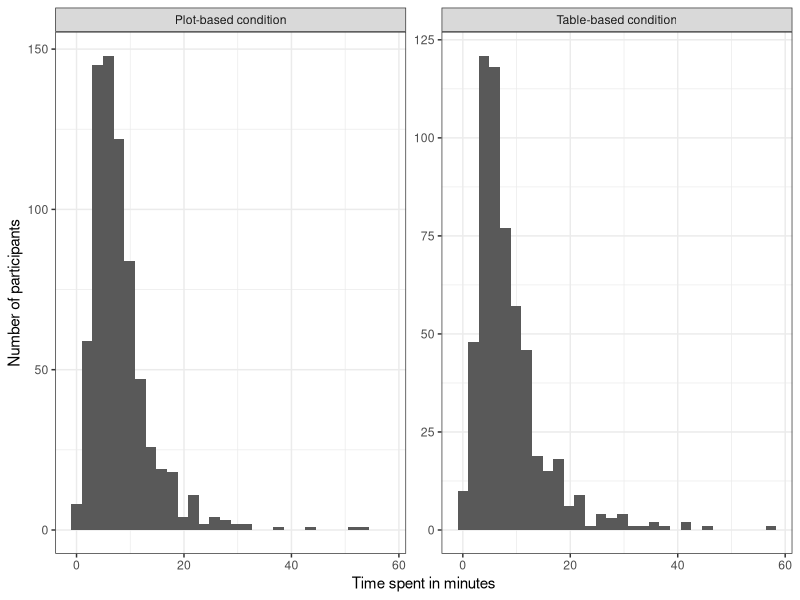
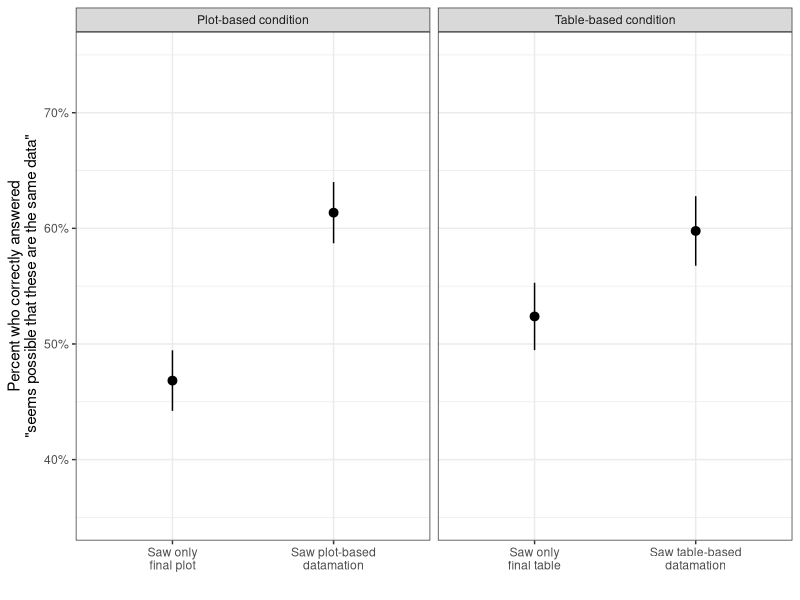
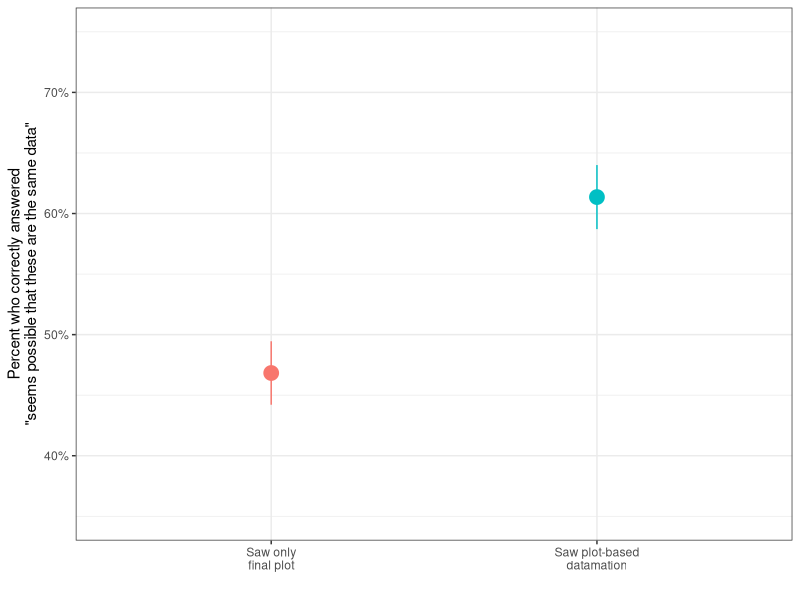
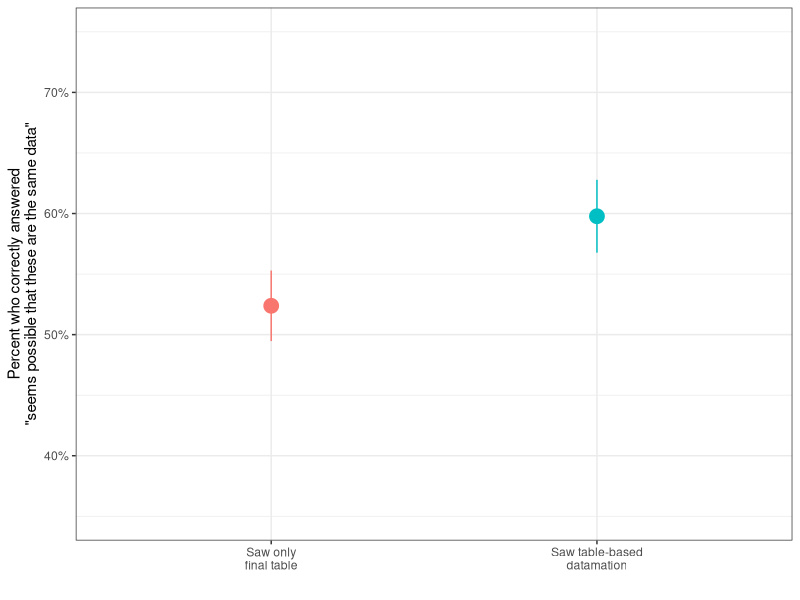
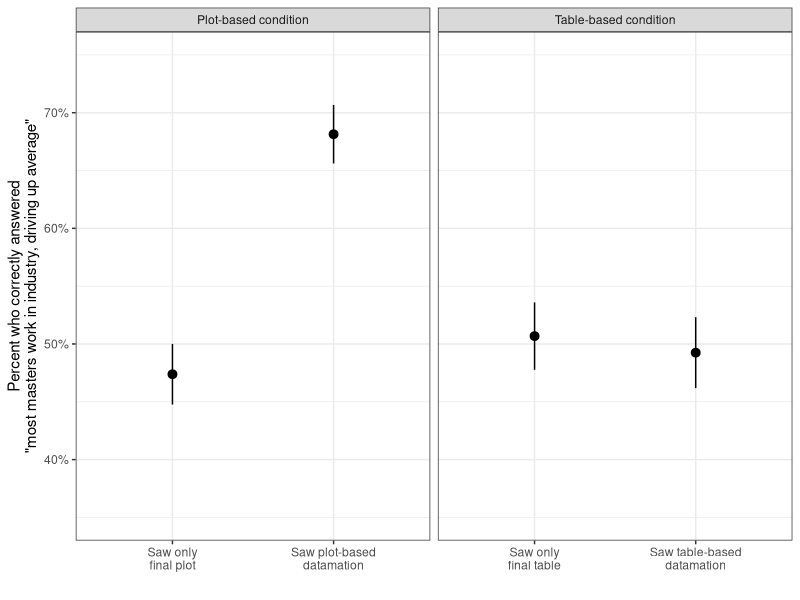
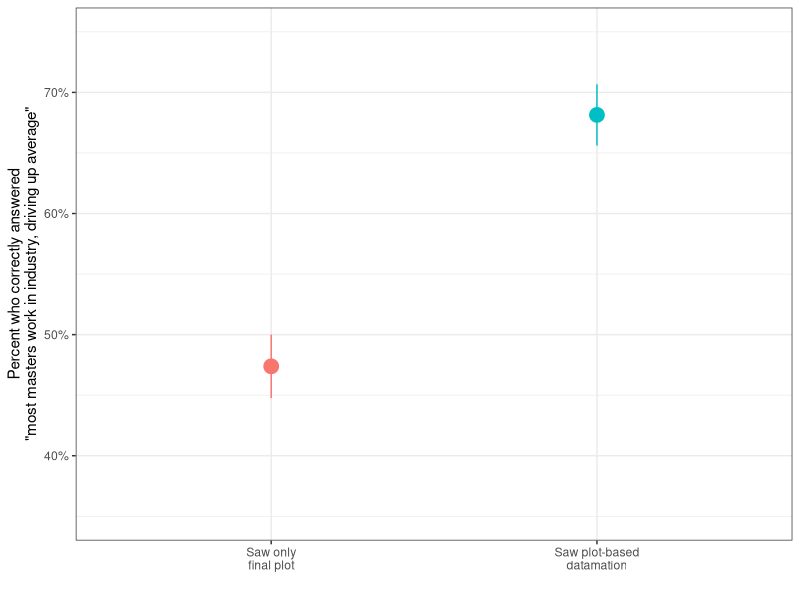
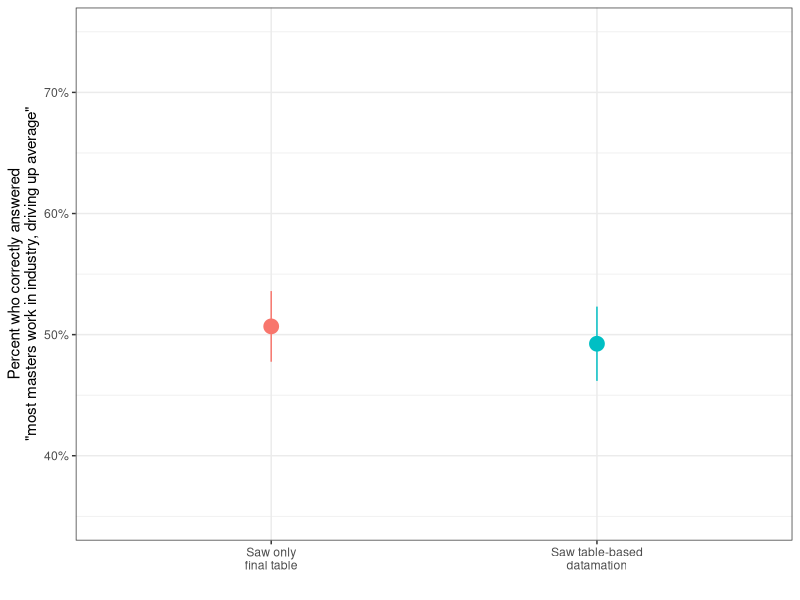
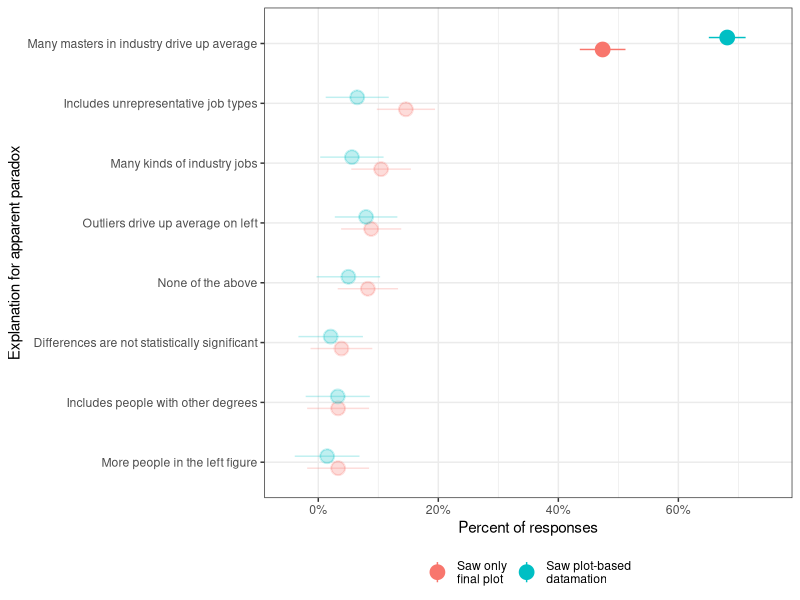

Source code (R) for these figures, in order:
## ---- chunk 1
library(tidyverse)
library(lubridate)
library(knitr)
library(scales)
library(broom)
library(pwr)

# set style
theme_set(theme_bw())

# set figure directory
figure_dir <- "figures"


cap_first_letter <- function(x) {
  substr(x, 1, 1) <- toupper(substr(x, 1, 1))
  x
}

## ---- chunk 2
# read in clean data as produced by the (private) mturk_prod.Rmd script
df <- read_tsv("clean_data.tsv")

# parse all timestamps
# compute time spent between survey intro page and submitted timestamp
# (note: name of "ts_is_same_dataset_start" might be a bit misleading,
# this was right after participants clicked continue on the consent form)
df <- df %>%
  #mutate(across(starts_with('ts_'), as.POSIXct)) %>%
  mutate(time_spent = difftime(as.POSIXct(ts_submitted_),
                               as.POSIXct(ts_is_same_dataset_start),
                               units = "min"))

# convert to pretty labels for conditions
df <- df %>%
  mutate(study = recode_factor(study, sanddance = "plot", tibble = "table"),
         condition = recode_factor(condition, static = "Saw only\nfinal X", 
                                   stepthru = "Saw X-based\ndatamation"),
         condition = cap_first_letter(str_replace_all(condition, 'X',as.character(study))),
         study = sprintf('%s-based condition', str_to_title(study)))

PLOT_STUDY <- "Plot-based condition"
TABLE_STUDY <- "Table-based condition"
## ---- chunk 3
counts <- df %>%
  count(study, condition)

kable(counts)

counts %>%
  group_by(study) %>%
  do(tidy(chisq.test(.$n))) %>%
  kable()
## ---- chunk 4
ggplot(df, aes(x = time_spent)) +
  geom_histogram() +
  facet_wrap(~ study, scale = "free_y") +
  labs(x = "Time spent in minutes",
       y = "Number of participants")

df %>%
  group_by(study) %>%
  summarize(median(time_spent)) %>%
  kable()
## ---- chunk 5
nrow(df)

df <- df %>%
  filter((grepl('final', condition, ignore.case = T) & time_spent > 45/60) |
         (grepl('datamation$', condition) & time_spent > 90/60))

nrow(df)

df %>%
  count(study, condition)

## ---- chunk 6

plot_data <- df %>%
  group_by(study, condition) %>%
  summarize(n_total = n(),
            n_correct = sum(is_impossible_choice == "possible"),
            p = n_correct / n_total,
            se = sqrt(p * (1 - p) / n()))

ggplot(plot_data, aes(x = condition, y = p)) +
  geom_pointrange(aes(ymin = p - se, ymax = p + se)) +
  facet_wrap(~ study, scale = "free_x") +
  scale_y_continuous(label = percent, lim = c(0.35,0.75)) +
  labs(x = '',
       y = 'Percent who correctly answered\n"seems possible that these are the same data"')
  ggsave(filename = sprintf('%s/frac_correct_is_impossible_both_studies.pdf', figure_dir), width = 8, height = 4)

plot_data %>%
  filter(study == PLOT_STUDY) %>% 
  ggplot(aes(x = condition, y = p, color = condition)) +
  geom_pointrange(aes(ymin = p - se, ymax = p + se), size = 1) +
  #facet_wrap(~ study, scale = "free_x") +
  scale_y_continuous(label = percent, lim = c(0.35,0.75)) +
  scale_color_discrete(guide = F) +
  labs(x = '',
       y = 'Percent who correctly answered\n"seems possible that these are the same data"')
ggsave(filename = sprintf('%s/frac_correct_is_impossible_plot_study.pdf', figure_dir), width = 4, height = 4)

plot_data %>%
  filter(study == TABLE_STUDY) %>% 
  ggplot(aes(x = condition, y = p, color = condition)) +
  geom_pointrange(aes(ymin = p - se, ymax = p + se), size = 1) +
  #facet_wrap(~ study, scale = "free_x") +
  scale_y_continuous(label = percent, lim = c(0.35,0.75)) +
  scale_color_discrete(guide = F) +
  labs(x = '',
       y = 'Percent who correctly answered\n"seems possible that these are the same data"')
ggsave(filename = sprintf('%s/frac_correct_is_impossible_table_study.pdf', figure_dir), width = 4, height = 4)

## ---- chunk 7
plot_data %>% 
  group_by(study) %>%
  do(tidy(prop.test(.$n_correct, .$n_total, alternative = "less", conf.level = 0.95))) %>%
  kable()

test_data_plot <- plot_data %>% filter(study == PLOT_STUDY)
test_results_plot <- prop.test(test_data_plot$n_correct, test_data_plot$n_total, alternative = "less", conf.level = 0.95)

test_data_table <- plot_data %>% filter(study == TABLE_STUDY)
test_results_table <- prop.test(test_data_table$n_correct, test_data_table$n_total, alternative = "less", conf.level = 0.95)
## ---- chunk 8
plot_data %>%
  group_by(study) %>%
  do(data.frame(cohens_h = ES.h(.$p[2], .$p[1]))) %>%
  kable()
## ---- chunk 9

plot_data <- df %>%
  group_by(study, condition) %>%
  summarize(n_total = n(),
            n_correct = sum(explanation_text == "more-masters-in-industry"),
            p = n_correct / n_total,
            se = sqrt(p * (1 - p) / n()))

ggplot(plot_data, aes(x = condition, y = p)) +
  geom_pointrange(aes(ymin = p - se, ymax = p + se)) +
  facet_wrap(~ study, scale = "free_x") +
  scale_y_continuous(label = percent, lim = c(0.35,0.75)) +
  labs(x = '',
       y = 'Percent who correctly answered\n"most masters work in industry, driving up average"')
ggsave(filename = sprintf('%s/frac_correct_explanation_of_paradox_both_studies.pdf', figure_dir), width = 8, height = 4)

plot_data %>%
  filter(study == PLOT_STUDY) %>%
  ggplot(aes(x = condition, y = p, color = condition)) +
  geom_pointrange(aes(ymin = p - se, ymax = p + se), size = 1) +
  #facet_wrap(~ study, scale = "free_x") +
  scale_y_continuous(label = percent, lim = c(0.35,0.75)) +
  scale_color_discrete(guide = F) +
  labs(x = '',
       y = 'Percent who correctly answered\n"most masters work in industry, driving up average"')
ggsave(filename = sprintf('%s/frac_correct_explanation_of_paradox_plot_study.pdf', figure_dir), width = 4, height = 4)

plot_data %>%
  filter(study == TABLE_STUDY) %>%
  ggplot(aes(x = condition, y = p, color = condition)) +
  geom_pointrange(aes(ymin = p - se, ymax = p + se), size = 1) +
  #facet_wrap(~ study, scale = "free_x") +
  scale_y_continuous(label = percent, lim = c(0.35,0.75)) +
  scale_color_discrete(guide = F) +
  labs(x = '',
       y = 'Percent who correctly answered\n"most masters work in industry, driving up average"')
ggsave(filename = sprintf('%s/frac_correct_explanation_of_paradox_table_study.pdf', figure_dir), width = 4, height = 4)

## ---- chunk 10

plot_data_all_choices <- df %>%
  mutate(pretty_explanation_text = recode_factor(explanation_text,
                                          "left-more-than-right" = "More people in the left figure",
                                          "left-not-stat-sig" = "Differences are not statistically significant",
                                          "many-industry-on-right" = "Many kinds of industry jobs",
                                          "more-masters-in-industry" = "Many masters in industry drive up average",
                                          "mystery-work-on-left" = "Includes unrepresentative job types",
                                          "non-grads-on-right" = "Includes people with other degrees",
                                          "none-of-the-above" = "None of the above",
                                          "outliers-drive-up-masters" = "Outliers drive up average on left")) %>%
  group_by(study, condition) %>%
  count(explanation_text, pretty_explanation_text) %>%
  mutate(p = n / sum(n),
         se = sqrt(p * (1-p) / n))

plot_data_all_choices %>%
  filter(study == PLOT_STUDY) %>%
  mutate(pretty_explanation_text = reorder(pretty_explanation_text, p)) %>%
  ggplot(aes(x = pretty_explanation_text, y = p, color = condition)) +
  geom_pointrange(aes(ymin = p - se, ymax = p + se, alpha = explanation_text == "more-masters-in-industry"), position = position_dodge(width = 0.4), size = 1) +
  scale_y_continuous(label = percent, lim = c(-0.05, 0.75)) +
  scale_alpha_manual(values = c(0.25, 1.0), guide = F) +
  labs(x = 'Explanation for apparent paradox',
       y = 'Percent of responses') +
  coord_flip() +
  theme(legend.title = element_blank(),
        legend.position = "bottom")
ggsave(filename = sprintf('%s/explanation_of_paradox_plot_study.pdf', figure_dir), width = 6, height = 4)


plot_data_all_choices %>%
  filter(study == TABLE_STUDY) %>%
  mutate(pretty_explanation_text = reorder(pretty_explanation_text, p)) %>%
  ggplot(aes(x = pretty_explanation_text, y = p, color = condition)) +
  geom_pointrange(aes(ymin = p - se, ymax = p + se, alpha = explanation_text == "more-masters-in-industry"), position = position_dodge(width = 0.4), size = 1) +
  scale_y_continuous(label = percent, lim = c(-0.05, 0.75)) +
  scale_alpha_manual(values = c(0.25, 1.0), guide = F) +
  labs(x = 'Explanation for apparent paradox',
       y = 'Percent of responses') +
  coord_flip() +
  theme(legend.title = element_blank(),
        legend.position = "bottom")
ggsave(filename = sprintf('%s/explanation_of_paradox_table_study.pdf', figure_dir), width = 6, height = 4)

## ---- chunk 11

plot_data %>% 
  group_by(study) %>%
  do(tidy(prop.test(.$n_correct, .$n_total, alternative = "less", conf.level = 0.95))) %>%
  kable()

test_data_plot <- plot_data %>% filter(study == PLOT_STUDY)
test_results_plot <- prop.test(test_data_plot$n_correct, test_data_plot$n_total, alternative = "less", conf.level = 0.95)

test_data_table <- plot_data %>% filter(study == TABLE_STUDY)
test_results_table <- prop.test(test_data_table$n_correct, test_data_table$n_total, alternative = "less", conf.level = 0.95)
## ---- chunk 12
plot_data %>%
  group_by(study) %>%
  do(data.frame(cohens_h = ES.h(.$p[2], .$p[1]))) %>%
  kable()
## ---- chunk 13

plot_data <- df %>%
  filter(!is.na(future_opt)) %>%
  mutate(study = fct_rev(gsub('condition', '\ndatamations', study))) %>%
  group_by(study) %>%
  count(future_opt) %>%
  mutate(frac = n / sum(n))

ggplot(plot_data, aes(x = study, y = frac)) +
  #geom_pointrange(aes(ymin = p - se, ymax = p + se)) +
  #facet_wrap(~ study, scale = "free_x") +
  geom_bar(aes(color = future_opt, fill = future_opt), stat = "identity", width = 0.5) +
  scale_y_continuous(label = percent, lim = c(0,1)) +
  labs(x = '',
       y = 'Percent who prefer datamations over only final figures') +
  theme(legend.position = "none",
        #panel.grid.major = element_blank(),
        #panel.grid.minor = element_blank(),
        #panel.border = element_blank(),
        #axis.ticks = element_blank(),
        #axis.title.x=element_blank(),
        #axis.text.x=element_blank(),
        #axis.ticks.x=element_blank()
        ) +
  scale_color_manual(values = c('#d53e4f', '#66bd63')) +
  scale_fill_manual(values = c('#d53e4f', '#66bd63')) +
  coord_flip() +
  geom_text(data = filter(plot_data, future_opt == "static_ani"),
            aes(x = study, y = frac, label = sprintf('%0.f%%', frac*100)),
            hjust = -0.1, size = 3)
  
ggsave(filename = sprintf('%s/frac_prefer_datamations_in_future.pdf', figure_dir), width = 6, height = 2)

## ---- chunk 14

sessionInfo()
